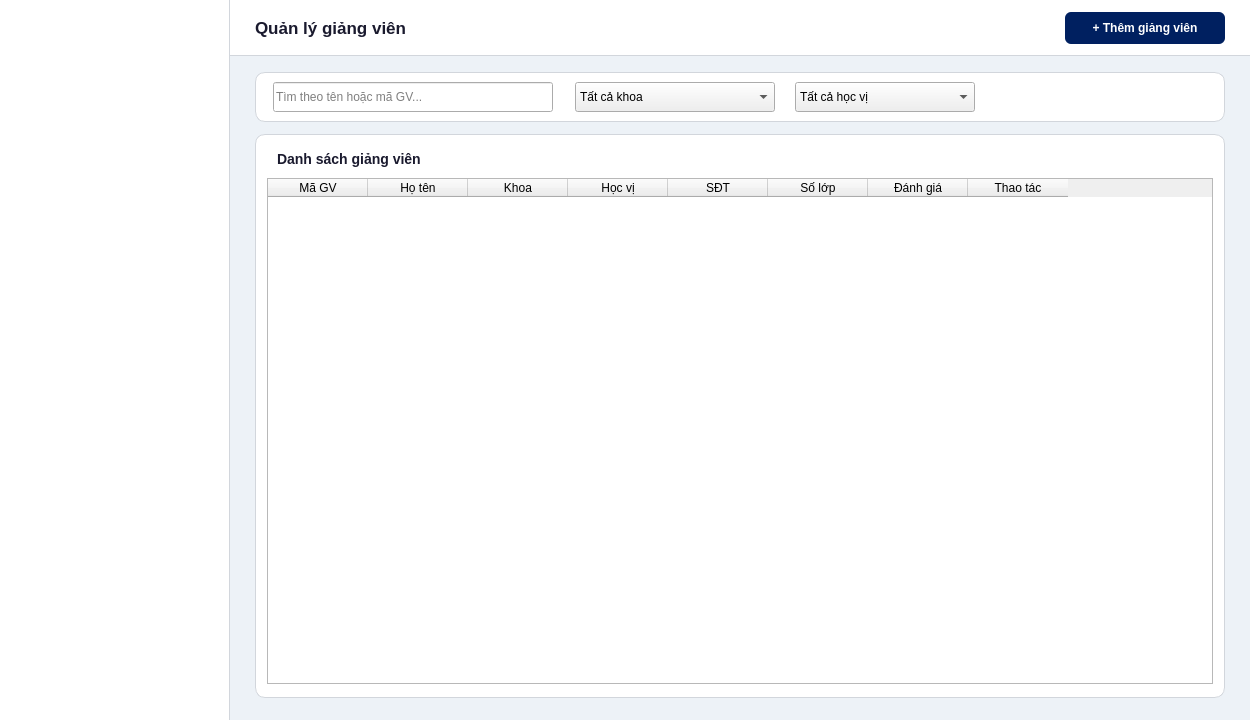
<?xml version="1.0" encoding="UTF-8"?>
<ui version="4.0">
 <class>AdminTeachers</class>
 <widget class="QWidget" name="AdminTeachers">
  <property name="geometry"><rect><x>0</x><y>0</y><width>1250</width><height>720</height></rect></property>
  <property name="minimumSize"><size><width>1250</width><height>720</height></size></property>
  <property name="windowTitle"><string>EAUT - Quan ly giang vien</string></property>
  <property name="styleSheet"><string notr="true">QWidget#AdminTeachers { background: #edf2f7; }</string></property>

  <widget class="QFrame" name="sidebar">
   <property name="geometry"><rect><x>0</x><y>0</y><width>230</width><height>720</height></rect></property>
   <property name="styleSheet"><string notr="true">QFrame#sidebar { background: #ffffff; border-right: 1px solid #d2d6dc; }</string></property>
   <property name="frameShape"><enum>QFrame::NoFrame</enum></property>
  </widget>

  <widget class="QFrame" name="contentArea">
   <property name="geometry"><rect><x>230</x><y>0</y><width>1020</width><height>720</height></rect></property>
   <property name="styleSheet"><string notr="true">QFrame#contentArea { background: #edf2f7; border: none; }</string></property>
   <property name="frameShape"><enum>QFrame::NoFrame</enum></property>

   <widget class="QFrame" name="headerBar">
    <property name="geometry"><rect><x>0</x><y>0</y><width>1020</width><height>56</height></rect></property>
    <property name="styleSheet"><string notr="true">QFrame#headerBar { background: white; border-bottom: 1px solid #d2d6dc; }</string></property>
    <property name="frameShape"><enum>QFrame::NoFrame</enum></property>
    <widget class="QLabel" name="lblPageTitle">
     <property name="geometry"><rect><x>25</x><y>0</y><width>400</width><height>56</height></rect></property>
     <property name="styleSheet"><string notr="true">color: #1a1a2e; font-size: 17px; font-weight: bold; background: transparent;</string></property>
     <property name="text"><string>Quản lý giảng viên</string></property>
     <property name="alignment"><set>Qt::AlignLeft|Qt::AlignVCenter</set></property>
    </widget>
    <widget class="QPushButton" name="btnAddTeacher">
     <property name="geometry"><rect><x>835</x><y>12</y><width>160</width><height>32</height></rect></property>
     <property name="styleSheet"><string notr="true">QPushButton { background: #002060; color: white; border: none; border-radius: 6px; padding: 0 14px; font-size: 12px; font-weight: bold; } QPushButton:hover { background: #001545; }</string></property>
     <property name="text"><string>+ Thêm giảng viên</string></property>
     <property name="cursor"><cursorShape>PointingHandCursor</cursorShape></property>
    </widget>
   </widget>

   <widget class="QFrame" name="filterTea">
    <property name="geometry"><rect><x>25</x><y>72</y><width>970</width><height>50</height></rect></property>
    <property name="styleSheet"><string notr="true">QFrame#filterTea { background: white; border: 1px solid #d2d6dc; border-radius: 10px; }</string></property>
    <property name="frameShape"><enum>QFrame::NoFrame</enum></property>
    <widget class="QLineEdit" name="txtSearchTea">
     <property name="geometry"><rect><x>18</x><y>10</y><width>280</width><height>30</height></rect></property>
     <property name="placeholderText"><string>Tìm theo tên hoặc mã GV...</string></property>
    </widget>
    <widget class="QComboBox" name="cboTeaKhoa">
     <property name="geometry"><rect><x>320</x><y>10</y><width>200</width><height>30</height></rect></property>
     <item><property name="text"><string>Tất cả khoa</string></property></item>
     <item><property name="text"><string>Công nghệ thông tin</string></property></item>
     <item><property name="text"><string>Toán</string></property></item>
     <item><property name="text"><string>Ngoại ngữ</string></property></item>
    </widget>
    <widget class="QComboBox" name="cboTeaHocVi">
     <property name="geometry"><rect><x>540</x><y>10</y><width>180</width><height>30</height></rect></property>
     <item><property name="text"><string>Tất cả học vị</string></property></item>
     <item><property name="text"><string>Giáo sư</string></property></item>
     <item><property name="text"><string>Phó giáo sư</string></property></item>
     <item><property name="text"><string>Tiến sĩ</string></property></item>
     <item><property name="text"><string>Thạc sĩ</string></property></item>
    </widget>
   </widget>

   <widget class="QFrame" name="teaFrame">
    <property name="geometry"><rect><x>25</x><y>134</y><width>970</width><height>564</height></rect></property>
    <property name="styleSheet"><string notr="true">QFrame#teaFrame { background: white; border: 1px solid #d2d6dc; border-radius: 10px; }</string></property>
    <property name="frameShape"><enum>QFrame::NoFrame</enum></property>

    <widget class="QLabel" name="lblTeaTitle">
     <property name="geometry"><rect><x>22</x><y>14</y><width>400</width><height>22</height></rect></property>
     <property name="styleSheet"><string notr="true">color: #1a1a2e; font-size: 14px; font-weight: bold; background: transparent;</string></property>
     <property name="text"><string>Danh sách giảng viên</string></property>
    </widget>

    <widget class="QTableWidget" name="tblAdmTeachers">
     <property name="geometry"><rect><x>12</x><y>44</y><width>946</width><height>506</height></rect></property>
     <property name="alternatingRowColors"><bool>true</bool></property>
     <property name="selectionBehavior"><enum>QAbstractItemView::SelectRows</enum></property>
     <property name="editTriggers"><set>QAbstractItemView::NoEditTriggers</set></property>
     <property name="showGrid"><bool>false</bool></property>
     <property name="columnCount"><number>8</number></property>
     <column><property name="text"><string>Mã GV</string></property></column>
     <column><property name="text"><string>Họ tên</string></property></column>
     <column><property name="text"><string>Khoa</string></property></column>
     <column><property name="text"><string>Học vị</string></property></column>
     <column><property name="text"><string>SĐT</string></property></column>
     <column><property name="text"><string>Số lớp</string></property></column>
     <column><property name="text"><string>Đánh giá</string></property></column>
     <column><property name="text"><string>Thao tác</string></property></column>
    </widget>
   </widget>

  </widget>
 </widget>
 <resources/>
 <connections/>
</ui>
